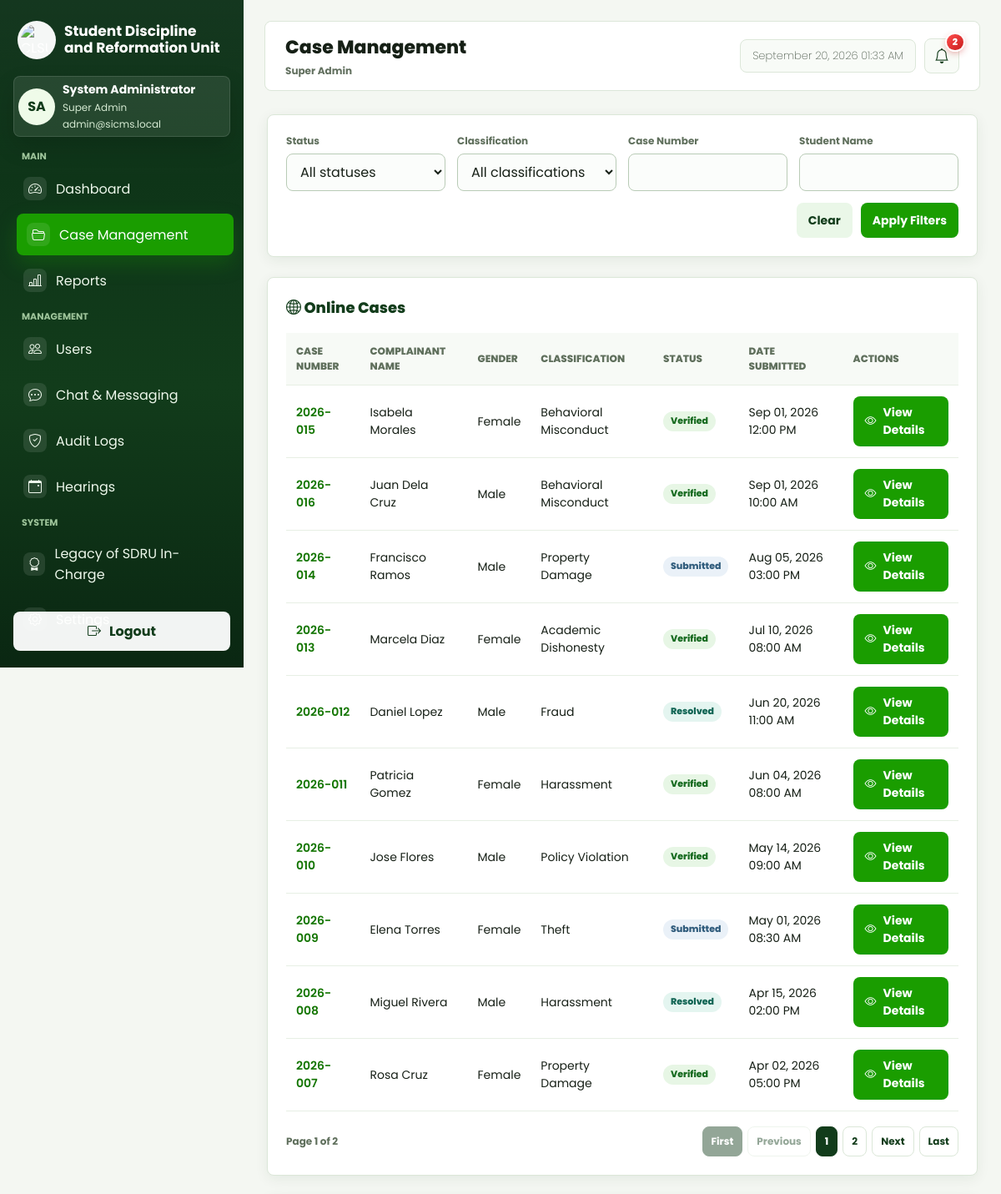
The page /web/views/cases/index.php (signed in, upper part) on the database as committed earlier.
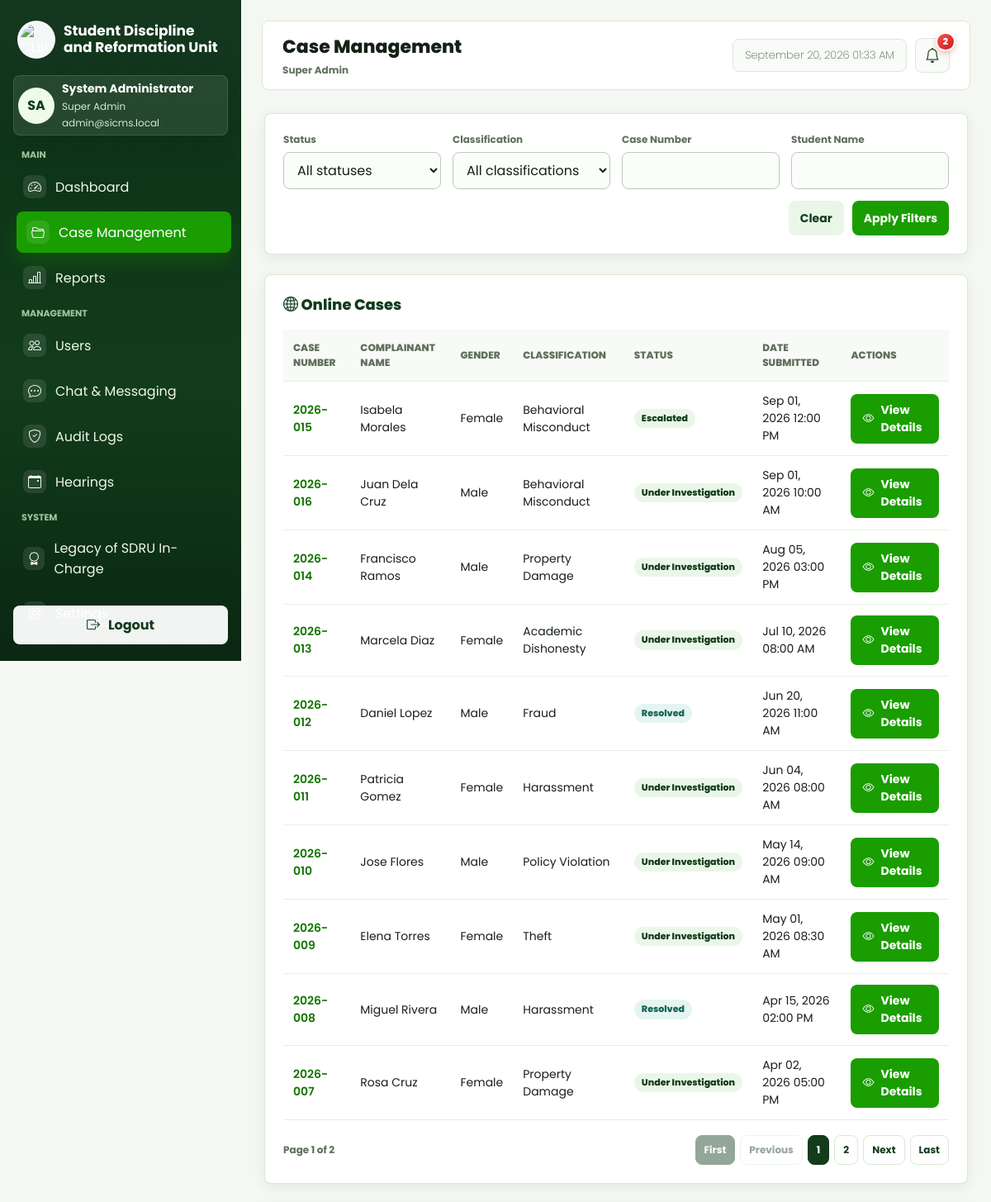
The same page on the database as committed later.
### tables this page shows
CREATE TABLE `accounts` (
  `account_id` int(10) unsigned NOT NULL AUTO_INCREMENT,
  `first_name` varchar(100) NOT NULL,
  `last_name` varchar(100) NOT NULL,
  `email` varchar(255) NOT NULL,
  `password_hash` varchar(255) DEFAULT NULL,
  `auth_provider` varchar(50) DEFAULT NULL,
  `role` varchar(50) NOT NULL DEFAULT 'student',
  `status` varchar(20) NOT NULL DEFAULT 'active',
  `college_id` int(10) unsigned DEFAULT NULL,
  `student_number` varchar(50) DEFAULT NULL,
  `college` varchar(255) DEFAULT NULL,
  `course` varchar(255) DEFAULT NULL,
  `section` varchar(50) DEFAULT NULL,
  `created_at` datetime NOT NULL DEFAULT current_timestamp(),
  `updated_at` datetime NOT NULL DEFAULT current_timestamp() ON UPDATE current_timestamp(),
  `phone_number` varchar(20) NOT NULL DEFAULT '',
  `gender` varchar(20) NOT NULL DEFAULT '',
  `birthday` date DEFAULT NULL,
  `address` text NOT NULL,
  PRIMARY KEY (`account_id`),
  UNIQUE KEY `uq_accounts_email` (`email`),
  KEY `idx_accounts_role` (`role`),
  KEY `idx_accounts_status` (`status`)
);

CREATE TABLE `complaints` (
  `complaint_id` int(10) unsigned NOT NULL AUTO_INCREMENT,
  `case_number` varchar(50) NOT NULL,
  `complaint_title` varchar(255) NOT NULL,
  `submitted_by_account_id` int(10) unsigned NOT NULL,
  `complainant_name` varchar(255) NOT NULL,
  `complainant_gender` varchar(20) DEFAULT NULL,
  `complainant_type` varchar(50) NOT NULL DEFAULT 'Student',
  `complainant_relationship` varchar(100) DEFAULT NULL,
  `complainant_employee_no` varchar(100) DEFAULT NULL,
  `complainant_department` varchar(255) DEFAULT NULL,
  `complainant_position` varchar(255) DEFAULT NULL,
  `complainant_affiliation` varchar(255) DEFAULT NULL,
  `complainant_purpose` varchar(255) DEFAULT NULL,
  `complainant_student_no` varchar(50) DEFAULT NULL,
  `complainant_email` varchar(255) DEFAULT NULL,
  `complainant_contact` varchar(50) DEFAULT NULL,
  `complainant_college` varchar(255) DEFAULT NULL,
  `complainant_course` varchar(255) DEFAULT NULL,
  `complainant_year_level` varchar(50) DEFAULT NULL,
  `complainant_section` varchar(50) DEFAULT NULL,
  `complainant_course_year` varchar(100) DEFAULT NULL,
  `case_classification` varchar(100) NOT NULL,
  `incident_datetime` datetime DEFAULT NULL,
  `incident_location` varchar(255) DEFAULT NULL,
  `complaint_details` text DEFAULT NULL,
  `status` varchar(50) NOT NULL DEFAULT 'Under Investigation',
  `assigned_coordinator_account_id` int(10) unsigned DEFAULT NULL,
  `submitted_at` datetime NOT NULL DEFAULT current_timestamp(),
  `created_at` datetime NOT NULL DEFAULT current_timestamp(),
  `updated_at` datetime NOT NULL DEFAULT current_timestamp() ON UPDATE current_timestamp(),
  `case_source` varchar(20) NOT NULL DEFAULT 'Online Submission',
  `original_case_date` date DEFAULT NULL,
  `legacy_outcome` varchar(255) DEFAULT NULL,
  `action_taken` text DEFAULT NULL,
  `resolution_date` date DEFAULT NULL,
  `remarks_notes` text DEFAULT NULL,
  `legacy_entry_source` varchar(100) DEFAULT NULL,
  `outcome` text DEFAULT NULL,
  PRIMARY KEY (`complaint_id`),
  UNIQUE KEY `uq_complaints_case_number` (`case_number`),
  KEY `idx_complaints_submitted_by` (`submitted_by_account_id`),
  KEY `idx_complaints_coordinator` (`assigned_coordinator_account_id`),
  KEY `idx_complaints_status` (`status`),
  KEY `idx_complaints_classification` (`case_classification`),
  KEY `idx_complaints_submitted_at` (`submitted_at`),
  KEY `idx_complaints_source` (`case_source`),
  KEY `idx_complaints_source_orig_year` (`case_source`,`original_case_date`),
  CONSTRAINT `fk_complaints_coordinator` FOREIGN KEY (`assigned_coordinator_account_id`) REFERENCES `accounts` (`account_id`),
  CONSTRAINT `fk_complaints_submitter` FOREIGN KEY (`submitted_by_account_id`) REFERENCES `accounts` (`account_id`)
);

### web/helpers/Security.php (called while the page is built, shortened)
<?php
class Security {
    public static function startSession(array $options = []) {
        if (session_status() === PHP_SESSION_ACTIVE) {
            return;
        }
        $isHttps = (!empty($_SERVER['HTTPS']) && $_SERVER['HTTPS'] !== 'off');
        $defaults = [
            'cookie_lifetime' => 86400,
            'cookie_httponly' => true,
            'cookie_secure' => $isHttps,
            'cookie_samesite' => 'Lax',
        ];
    }
}

### web/config/Database.php (called while the page is built, shortened)
<?php
class Database{
    private $conn;
    public function __construct(){
        $this->host = getenv('DB_HOST') ?: '127.0.0.1';
        $this->port = (int) (getenv('DB_PORT') ?: '3307');
        $this->username = getenv('DB_USER') ?: 'root';
        $this->password = getenv('DB_PASSWORD') ?: '';
        $this->database = getenv('DB_NAME') ?: 'sicms';
        $this->conn = mysqli_init();
        mysqli_options($this->conn, MYSQLI_OPT_CONNECT_TIMEOUT, 3);
        try {
            $connected = mysqli_real_connect(
                $this->conn,
                $this->host,
                $this->username,
                $this->password,
                $this->database,
                $this->port
            );
        } catch (mysqli_sql_exception $e) {
            $connected = false;
        }
    }
    public function getConnection(){
        return $this->conn;
    }
}

### web/controllers/CaseController.php (called while the page is built, shortened)
<?php
require_once __DIR__ . '/../config/Database.php';
require_once __DIR__ . '/../models/User.php';
require_once __DIR__ . '/../models/Case.php';
require_once __DIR__ . '/../helpers/Security.php';
class CaseController {
    private $user;
    private $staffRoles = ['super-admin', 'admin', 'sdr staff', 'sdr-staff', 'sdru-staff', 'coordinator', 'head-of-sdru', 'sdru-head', 'head of sdru'];
    public function __construct() {
        $this->authenticateStaff();
    }
    public function index() {
        $filters = $this->filters($_GET);
        $assignedCases = $this->roleKey() === 'coordinator'
            ? CaseRecord::listCases(['assigned_coordinator_account_id' => (int) $this->user['account_id']])
            : [];
        return [
            'user' => $this->user,
            'cases' => CaseRecord::listCases($filters),
            'assignedCases' => $assignedCases,
            'migratedCases' => CaseRecord::listLegacyCases([]),
            'canEditMigrated' => in_array($this->roleKey(), ['sdr-staff', 'sdru-staff'], true),
            'filters' => $filters,
            'statuses' => $this->activeStatuses(),
            'classifications' => CaseRecord::getClassifications(),
        ];
    }
    private function activeStatuses() {
        return array_values(array_filter(CaseRecord::getStatuses(), fn($status) => $status !== 'Archived'));
    }
    private function authenticateStaff() {
        $this->database = new Database();
        $this->db = $this->database->getConnection();
        $this->user = User::findByEmail($_SESSION['email']);
        $roleKey = strtolower(str_replace(['_', ' '], '-', $this->user['role'] ?? ''));
    }
    private function isStaffRole($roleKey) {
        foreach ($this->staffRoles as $role) {
            if ($roleKey === strtolower(str_replace(['_', ' '], '-', $role))) {
                return true;
            }
        }
        return false;
    }
    private function roleKey() {
        return strtolower(str_replace(['_', ' '], '-', $this->user['role'] ?? ''));
    }
    private function filters(array $input) {
        return [
            'status' => substr(trim((string) ($input['status'] ?? '')), 0, 50),
            'classification' => substr(trim((string) ($input['classification'] ?? '')), 0, 100),
            'case_number' => substr(trim((string) ($input['case_number'] ?? '')), 0, 100),
            'student_name' => substr(trim((string) ($input['student_name'] ?? '')), 0, 255),
        ];
    }
}

### web/models/User.php (called while the page is built, shortened)
<?php
class User extends Model {
    public static function findByEmail($email) {
        $query = "SELECT * FROM accounts WHERE email = ?";
        $stmt = self::$conn->prepare($query);
        $stmt->bind_param("s", $email);
        $stmt->execute();
        $result = $stmt->get_result();
        return $result->fetch_assoc();
    }
}

### web/models/Case.php (called while the page is built, shortened)
<?php
class CaseRecord extends Model {
    public static function getStatuses() {
        return [
            'Under Investigation',
            'Returned for Revision',
            'Rejected',
            'Resolved',
            'Escalated',
            'Archived',
        ];
    }
    public static function listCases(array $filters = []) {
        $sql = "SELECT c.*, a.first_name AS submitted_by_first_name, a.last_name AS submitted_by_last_name,
                       coordinator.first_name AS coordinator_first_name,
                       coordinator.last_name AS coordinator_last_name
                FROM complaints c
                LEFT JOIN accounts a ON c.submitted_by_account_id = a.account_id
                LEFT JOIN accounts coordinator ON c.assigned_coordinator_account_id = coordinator.account_id
                WHERE 1 = 1";
        if (empty($filters['include_archived'])) {
            $sql .= " AND c.status != 'Archived'";
        }
        $sql .= " AND COALESCE(c.case_source, 'Online Submission') <> 'Legacy'";
        $sql .= " ORDER BY c.submitted_at DESC";
        $stmt = self::$conn->prepare($sql);
        $stmt->execute();
        $result = $stmt->get_result();
        return $result ? $result->fetch_all(MYSQLI_ASSOC) : [];
    }
    public static function getClassifications() {
        $stmt = self::$conn->prepare("SELECT DISTINCT case_classification FROM complaints ORDER BY case_classification");
        $stmt->execute();
        $result = $stmt->get_result();
        return $result ? array_column($result->fetch_all(MYSQLI_ASSOC), 'case_classification') : [];
    }
    public static function listLegacyCases(array $filters = []) {
        $sql = "SELECT c.*, a.first_name AS submitted_by_first_name, a.last_name AS submitted_by_last_name
                FROM complaints c
                LEFT JOIN accounts a ON c.submitted_by_account_id = a.account_id
                WHERE c.case_source = 'Legacy'";
        $sql .= " ORDER BY COALESCE(c.original_case_date, c.submitted_at) DESC, c.complaint_id DESC";
        $stmt = self::$conn->prepare($sql);
        $stmt->execute();
        $result = $stmt->get_result();
        return $result ? $result->fetch_all(MYSQLI_ASSOC) : [];
    }
}

### web/views/layout/navigation.php (called while the page is built, shortened)
<?php
$roleLabel = ucwords(str_replace(['-', '_'], ' ', (string) ($user['role'] ?? '')));
$displayName = trim(($user['first_name'] ?? '') . ' ' . ($user['last_name'] ?? '')) ?: ($user['email'] ?? 'User');
$initials = strtoupper(substr($user['first_name'] ?? ($user['email'] ?? 'U'), 0, 1) . substr($user['last_name'] ?? '', 0, 1));
$initials = trim($initials) ?: 'U';

### web/views/cases/index.php (the view, shortened to what the rows shown need)
<?php
require_once __DIR__ . '/../../controllers/CaseController.php';
$controller = new CaseController();
$viewData = $controller->index();
$user = $viewData['user'];
$cases = $viewData['cases'];
function h($value) {
    return htmlspecialchars((string) $value);
}
?>
<!DOCTYPE html>
<html lang="en">
<head>
    <link rel="stylesheet" href="../layout/style.css">
    <link rel="stylesheet" href="../layout/sidebar.css">
    <link rel="stylesheet" href="../layout/cases.css">
    <link rel="stylesheet" href="https://cdn.jsdelivr.net/npm/bootstrap-icons@1.11.3/font/bootstrap-icons.min.css">
    <link rel="stylesheet" href="../layout/system.css?v=2">
</head>
<body>
    <div class="dashboard-shell">
        <?php require __DIR__ . '/../layout/sidebar.php'; ?>
        <div class="case-shell app-content">
            <?php $pageTitle = 'Case Management'; require __DIR__ . '/../layout/topbar.php'; ?>
        <main class="case-wrap">
            <section class="table-panel">
                    <div class="table-heading table-heading-row">
                        <h2><i class="bi bi-globe2"></i> Online Cases</h2>
                    </div>
                    <table id="caseTable" <?= empty($cases) ? 'hidden' : '' ?>>
                        <thead>
                            <tr>
                                <th>Case Number</th>
                                <th>Complainant Name</th>
                                <th>Gender</th>
                                <th>Classification</th>
                                <th>Status</th>
                                <th>Date Submitted</th>
                                <th>Actions</th>
                            </tr>
                        </thead>
                        <tbody id="caseTableBody">
                            <?php foreach ($cases as $case): ?>
                                <tr>
                                    <td>
                                        <a class="case-link" href="show.php?id=<?= (int) $case['complaint_id'] ?>">
                                            <?= h($case['case_number']) ?>
                                        </a>
                                    </td>
                                    <td><?= h($case['complainant_name']) ?></td>
                                    <td><?= h($case['complainant_gender'] ?: 'Not provided') ?></td>
                                    <td><?= h($case['case_classification']) ?></td>
                                    <td><span class="status"><?= h($case['status']) ?></span></td>
                                    <td><?= h(date('M d, Y h:i A', strtotime($case['submitted_at']))) ?></td>
                                    <td>
                                        <div class="row-actions">
                                            <a class="btn btn-primary" href="show.php?id=<?= (int) $case['complaint_id'] ?>"><i class="bi bi-eye"></i> View Details</a>
                                        </div>
                                    </td>
                                </tr>
                            <?php endforeach; ?>
                        </tbody>
                    </table>
            </section>
        </main>
        </div>
    </div>
</body>
</html>

### web/views/layout/sidebar.php (shortened to what the rows shown need)
<?php
require __DIR__ . '/navigation.php';
$userEmail = isset($user['email']) ? $user['email'] : '';
?>
<aside class="sidebar" id="app-sidebar">
    <div class="sidebar-profile">
        <div class="avatar" aria-hidden="true"><?= h($initials) ?></div>
        <div>
            <div class="profile-name"><?= h($displayName) ?></div>
            <div class="profile-role"><?= h($roleLabel) ?></div>
            <div class="profile-email"><?= h($userEmail) ?></div>
        </div>
    </div>
</aside>

### web/views/layout/topbar.php (shortened to what the rows shown need)
<?php
require __DIR__ . '/navigation.php';
require_once __DIR__ . '/../../helpers/Security.php';
$pageTitle = $pageTitle ?? 'Dashboard';
$hidePageTitle = $hidePageTitle ?? false;
?>
<div class="app-topbar-container">
    <header class="app-topbar<?= $hidePageTitle ? ' app-topbar-titleless' : '' ?>">
        <?php if (!$hidePageTitle): ?>
            <div class="app-topbar-title">
                <h1><?= h($pageTitle) ?></h1>
                <p><?= h($roleLabel) ?></p>
            </div>
        <?php endif; ?>
    </header>
</div>

Rows that differ between the two databases and show on the page:
changed complaints "Isabela Morales": status "Verified" → "Escalated"
changed complaints "Juan Dela Cruz": status "Verified" → "Under Investigation"
changed complaints "Francisco Ramos": status "Submitted" → "Under Investigation"
changed complaints "Marcela Diaz": status "Verified" → "Under Investigation"
changed complaints "Patricia Gomez": status "Verified" → "Under Investigation"
changed complaints "Jose Flores": status "Verified" → "Under Investigation"
changed complaints "Elena Torres": status "Submitted" → "Under Investigation"
changed complaints "Rosa Cruz": status "Verified" → "Under Investigation"
